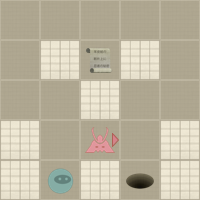

A 2D game scene composited from a Tiled map and its tileset images. What follows is a short description and the map's XML, with each tile layer's data collapsed to a summary:
An orthogonal 5x5 tile map with 40x40 px tiles, 2 tile layers (Level, Actors).

<map version="1.0" orientation="orthogonal" width="5" height="5" tilewidth="40" tileheight="40">
 <properties>
  <property name="moves" value="16" />
 </properties>
 <tileset firstgid="1" name="tiles" tilewidth="40" tileheight="40" spacing="2" margin="2">
  <image source="tiles.png" width="256" height="256" />
  <tile id="0">
   <properties>
    <property name="actor" value="exit" />
   </properties>
  </tile>
  <tile id="2">
   <properties>
    <property name="actor" value="guard" />
    <property name="direction" value="down" />
   </properties>
  </tile>
  <tile id="3">
   <properties>
    <property name="actor" value="guard" />
    <property name="direction" value="left" />
   </properties>
  </tile>
  <tile id="4">
   <properties>
    <property name="actor" value="guard" />
    <property name="direction" value="right" />
   </properties>
  </tile>
  <tile id="5">
   <properties>
    <property name="actor" value="guard" />
    <property name="direction" value="up" />
   </properties>
  </tile>
  <tile id="7">
   <properties>
    <property name="actor" value="player" />
   </properties>
  </tile>
  <tile id="8">
   <properties>
    <property name="actor" value="scroll" />
   </properties>
  </tile>
  <tile id="9">
   <properties>
    <property name="wall" value="1" />
   </properties>
  </tile>
 </tileset>
 <layer name="Level" width="5" height="5">
  <data>[25 cells, 25 non-empty, 2 distinct tile ids]</data>
 </layer>
 <layer name="Actors" width="5" height="5">
  <data>[25 cells, 4 non-empty, 4 distinct tile ids]</data>
 </layer>
</map>
